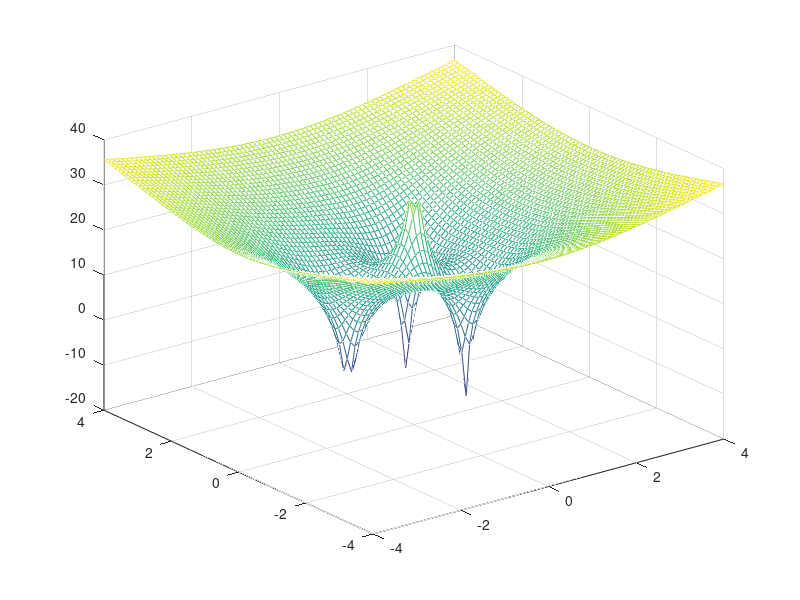

MATLAB code to generate this figure:
%Transformacja Z
clc; close all; clear;
%Sygnał z wykładu
N=4;
x=[2,1,-1,3];

dz=0.1;
[X,Y]=meshgrid(-4:dz:4,-4:dz:4);
z=X+j*Y;
Z=zeros(length(z(1,:)),length(z(:,1)));
    for k=1:length(z(1,:))
        for l=1:length(z(:,1))
            for i=1:N
                Z(k,l)=Z(k,l)+x(i)*z(k,l)^(-(i-3));
            end
        end
    end
Znew=20*log10(abs(Z));
    figure(1)
        mesh(X,Y,Znew);
        grid on;
